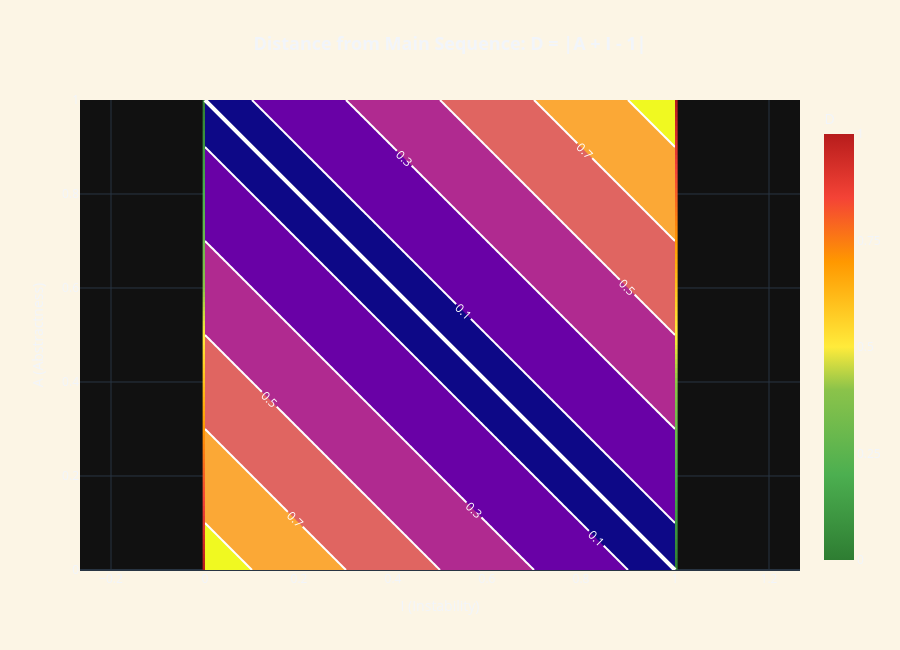

The notebook cell saved with this chart:
### Markdown cell above
---
## 🗺️ Interactive 2D: Distance Heatmap

Hover to see exact D values at any point.

### Code cell
# ============================================================
# 🗺️ DISTANCE HEATMAP
# ============================================================

fig_heatmap = go.Figure()

# Heatmap
fig_heatmap.add_trace(go.Heatmap(
    x=I_range, y=A_range, z=D_grid,
    colorscale=CONFIG['distance_colorscale'],
    zmin=0, zmax=1,
    colorbar=dict(
        title='D',
        tickvals=[0, 0.25, 0.5, 0.75, 1.0],
    ),
    hovertemplate='I: %{x:.2f}<br>A: %{y:.2f}<br>D: %{z:.3f}<extra></extra>',
))

# Main Sequence line
fig_heatmap.add_trace(go.Scatter(
    x=[0, 1], y=[1, 0],
    mode='lines',
    line=dict(color='white', width=4),
    name='Main Sequence',
))

# Contour lines
fig_heatmap.add_trace(go.Contour(
    x=I_range, y=A_range, z=D_grid,
    contours=dict(
        start=0.1, end=0.9, size=0.2,
        showlabels=True,
        labelfont=dict(size=12, color='white'),
    ),
    line=dict(width=2, color='white'),
    showscale=False,
    hoverinfo='skip',
))

fig_heatmap.update_layout(
    title=dict(
        text='<b>Distance from Main Sequence: D = |A + I - 1|</b>',
        font=dict(size=18),
        x=0.5,
    ),
    xaxis=dict(title='I (Instability)', range=[0, 1]),
    yaxis=dict(title='A (Abstractness)', range=[0, 1], scaleanchor='x'),
    paper_bgcolor=CONFIG['paper_bg'],
    height=650,
)

fig_heatmap.show()

# Uncomment to save:
# fig_heatmap.write_html('distance-heatmap-interactive.html', include_plotlyjs='cdn')
